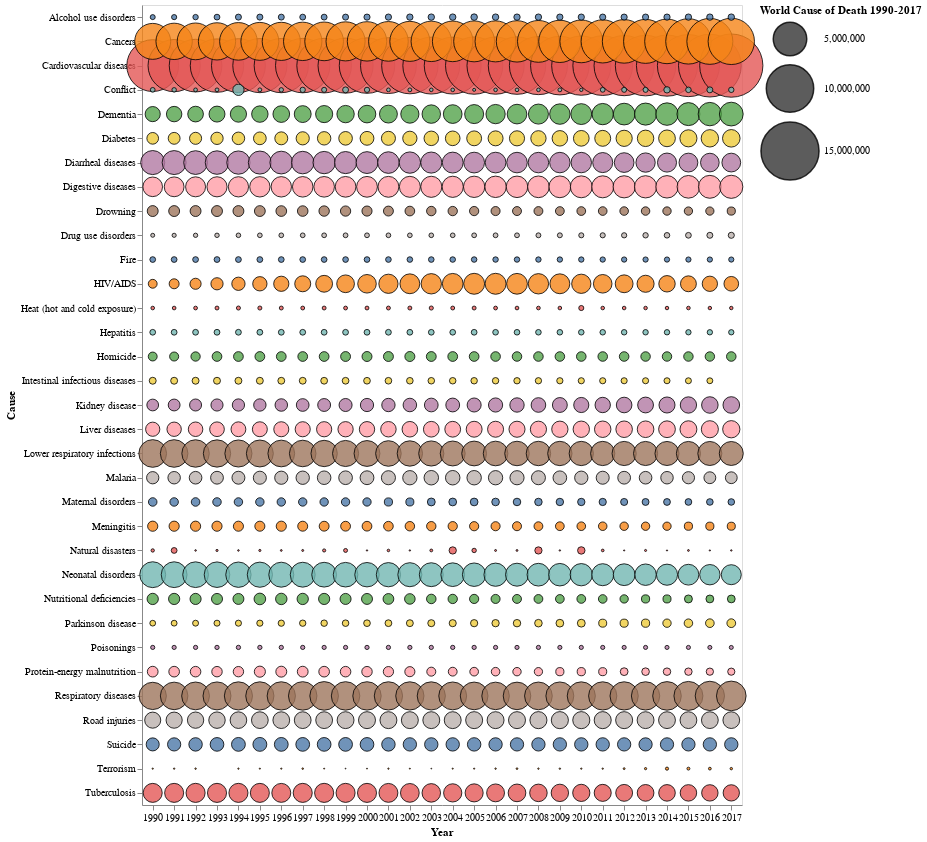

This figure's notebook cell:
### Code cell
from vega_datasets import data
import altair as alt
import pandas as pd

df = pd.read_excel('dataVisual.xlsx',sheet_name='cause of death 1990-2017')

alt.Chart(df).mark_circle(
    opacity=0.8,
    stroke='black',
    strokeWidth=1
).encode(
    alt.X('Year:O', axis=alt.Axis(labelAngle=0)),
    alt.Y('Cause:N'),
    alt.Size('Death:Q',
        scale=alt.Scale(range=[0, 4000]),
        legend=alt.Legend(title='World Cause of Death 1990-2017')
    ),
    alt.Color('Cause:N', legend=None)
).properties(
    width=600,
    height=800
).transform_filter(
    alt.datum.Entity != 'Death'
)

### Figure 1 — Vega-Lite specification as saved in the notebook (floating-point values rounded to 4 significant figures; data arrays with more than 128 entries replaced by an {"elided": "..."} marker saying what was removed)
{"config": {"view": {"continuousWidth": 400, "continuousHeight": 300}}, "data": {"name": "data-4c3b5b4f2368699205788ac97a3a900d"}, "mark": {"type": "circle", "opacity": 0.8, "stroke": "black", "strokeWidth": 1}, "encoding": {"color": {"type": "nominal", "field": "Cause", "legend": null}, "size": {"type": "quantitative", "field": "Death", "legend": {"title": "World Cause of Death 1990-2017"}, "scale": {"range": [0, 4000]}}, "x": {"type": "ordinal", "axis": {"labelAngle": 0}, "field": "Year"}, "y": {"type": "nominal", "field": "Cause"}}, "height": 800, "transform": [{"filter": "(datum.Entity !== 'Death')"}], "width": 600, "$schema": "https://vega.github.io/schema/vega-lite/v4.0.2.json", "datasets": {"data-4c3b5b4f2368699205788ac97a3a900d": {"elided": "924 records"}}}
